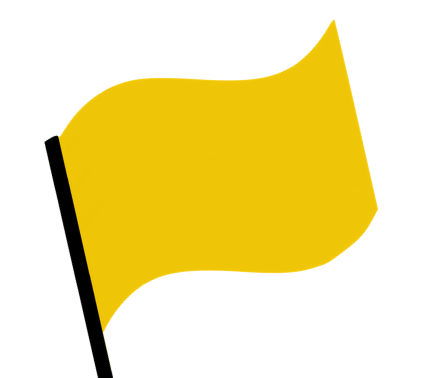
#> input picture assets/flag-reference.png, 428 x 378 px, found by its file name
$ python trace-flag.py
#> lines starting #> are read from the running program, lines starting #| are printed output that depends on the picture; after the words box and inside, x2 and y2 are one past the last pixel; in counts of white or black regions, pixels touching at a corner belong together
"""Trace the flag PNG into an SVG path."""
from PIL import Image
import potrace
import numpy as np

img = Image.open(r'C:\Dev\ellis\assets\flag-reference.png').convert('RGBA')
#> img is the input picture: PIL image 428x378 RGBA; mean R, G, B, A 243.6, 228.5, 160, 255
w, h = img.size
#> w = 428; h = 378
print(f"Input: {w}x{h}")
#| Input: 428x378

# Composite onto white background
bg = Image.new('RGB', (w, h), (255, 255, 255))
#> bg: PIL image 428x378 RGB; every value is 255
bg.paste(img, mask=img.split()[3] if img.mode == 'RGBA' else None)
arr = np.array(bg)  # RGB, shape (h, w, 3)

# Binarize. Use RGB: yellow flag pixels have R > 200, G > 150, B < 200
# (mean ~217 grayscale). Anything matching = foreground (flag body).
# The pole is darker; we capture it via grayscale threshold.
gray = arr.mean(axis=2)
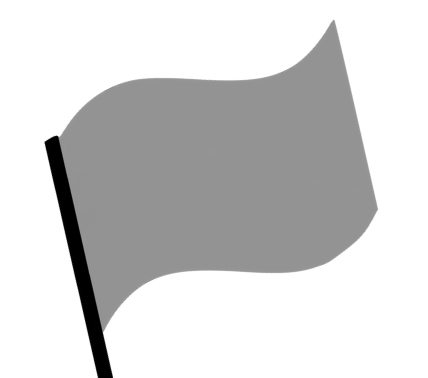
#> gray: shape (378, 428) float64; min 0, max 255, mean 210.7
flag_mask = (arr[:,:,0] > 200) & (arr[:,:,1] > 150) & (arr[:,:,2] < 220)
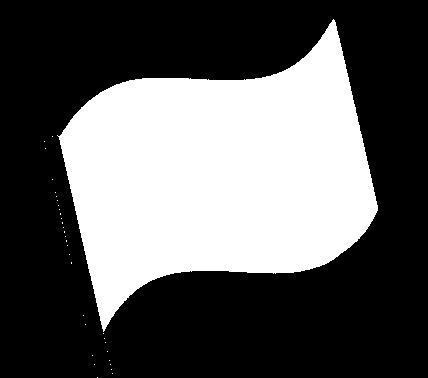
#> flag_mask: shape (378, 428) bool; 36.2% white; 33 white regions (32 under 20 px), largest, box (x1, y1, x2, y2) and area: (57, 19, 378, 332) 58552
dark_mask = arr.mean(axis=2) < 100
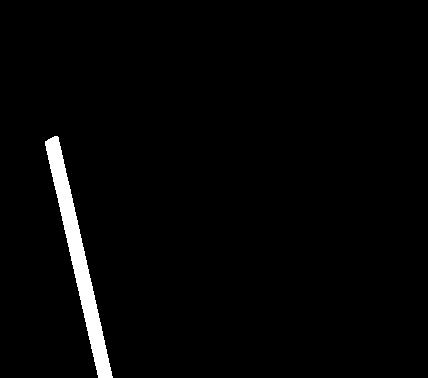
#> dark_mask: shape (378, 428) bool; 2.2% white; 1 white region, box (x1, y1, x2, y2) and area: (45, 136, 113, 378) 3605
mask = (flag_mask | dark_mask).astype(bool)
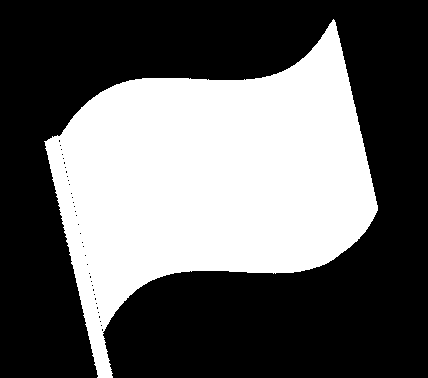
#> mask: shape (378, 428) bool; 38.4% white; 1 white region, box (x1, y1, x2, y2) and area: (44, 19, 378, 378) 62194
print(f"Foreground pixels: {mask.sum()}")
#| Foreground pixels: 62194

#> (the run stopped early here; a loop or call above may not have finished)

$ run again, with assets/vortex-example.png copied over assets/flag-reference.png
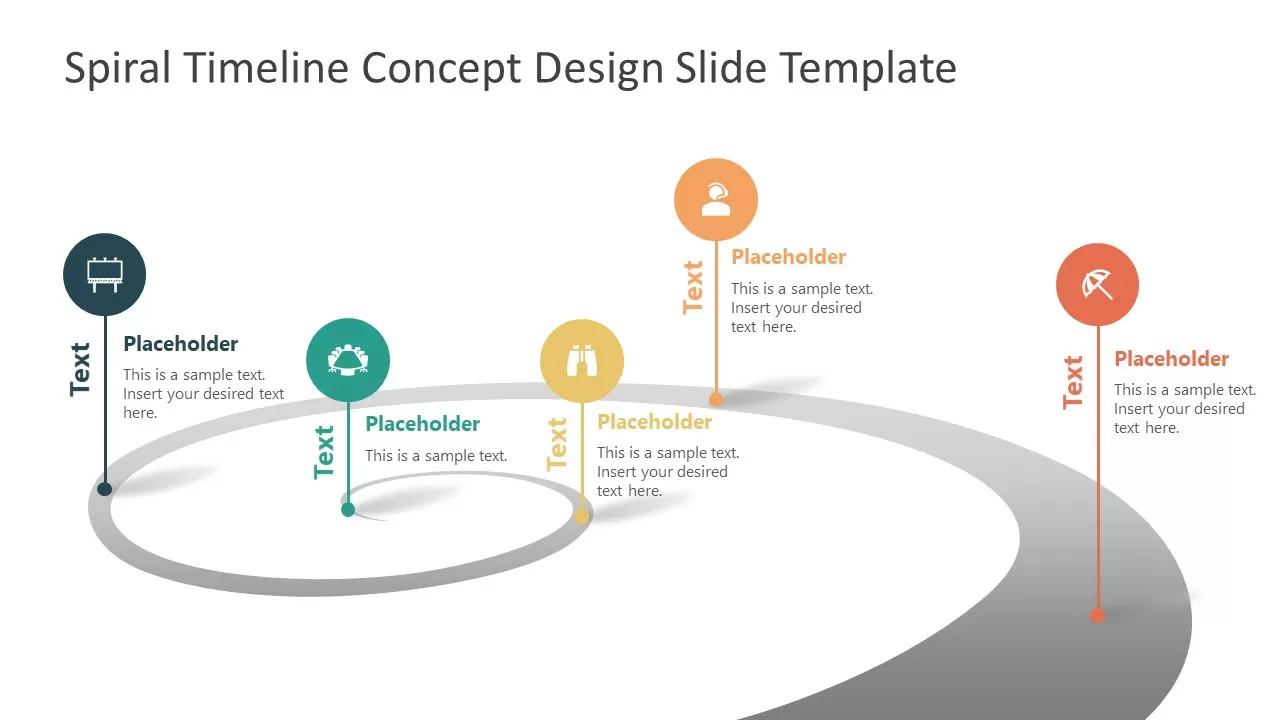
#> input picture assets/vortex-example.png, 1280 x 720 px, found by its file name
#| Input: 1280x720
#> bg: PIL image 1280x720 RGB; every value is 255
#> bg is the input picture: PIL image 1280x720 RGB; mean R, G, B 240.5, 240, 238.5
#> `flag_mask = (arr[:,:,0] > 200) & (arr[:,:,1] > 150) & (arr[:,:,2] < 220)`:
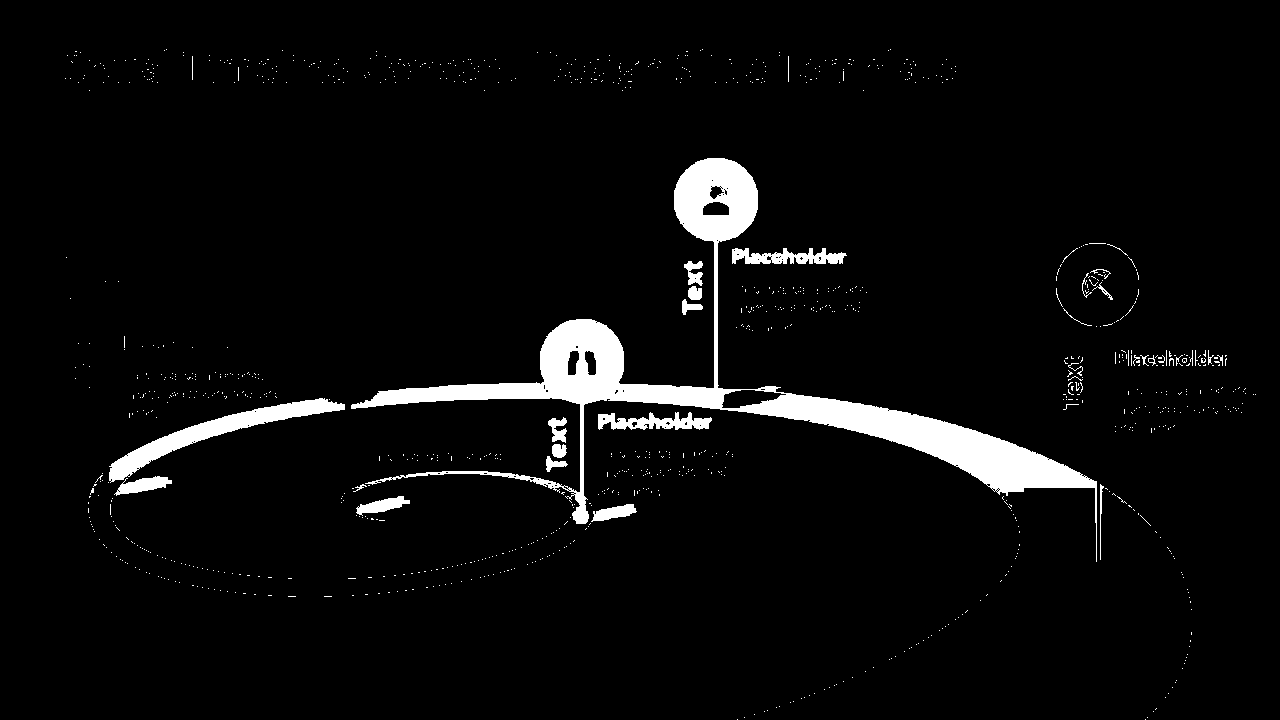
#> flag_mask: shape (720, 1280) bool; 4.4% white; 1107 white regions (1073 under 20 px), largest, box (x1, y1, x2, y2) and area: (351, 158, 1097, 562) 28789, (109, 398, 345, 483) 3910, (598, 412, 712, 430) 1175
#> dark_mask: shape (720, 1280) bool; 1.5% white; 574 white regions (517 under 20 px), largest, box (x1, y1, x2, y2) and area: (63, 234, 146, 496) 5028, (90, 263, 120, 278) 450, (537, 53, 560, 82) 278
#> `mask = (flag_mask | dark_mask).astype(bool)`:
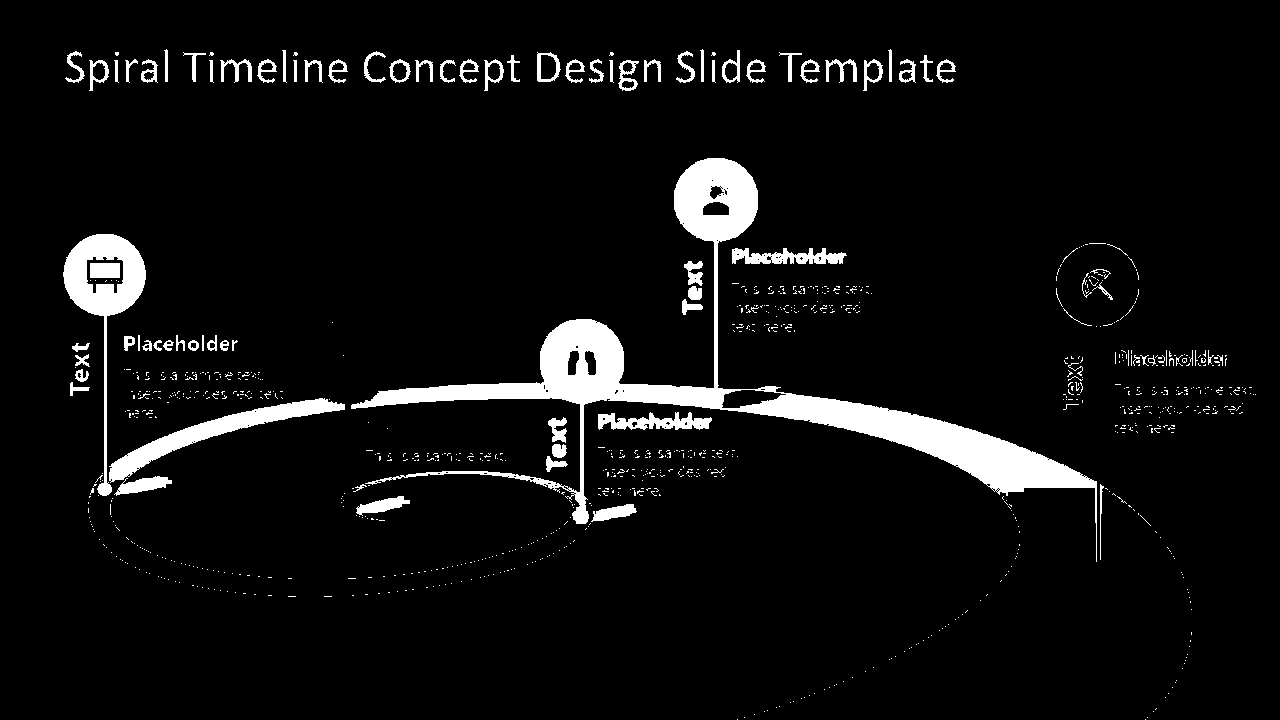
#> mask: shape (720, 1280) bool; 5.9% white; 1002 white regions (912 under 20 px), largest, box (x1, y1, x2, y2) and area: (351, 158, 1097, 562) 28789, (63, 234, 146, 496) 5031, (109, 398, 345, 483) 3910
#| Foreground pixels: 54533
